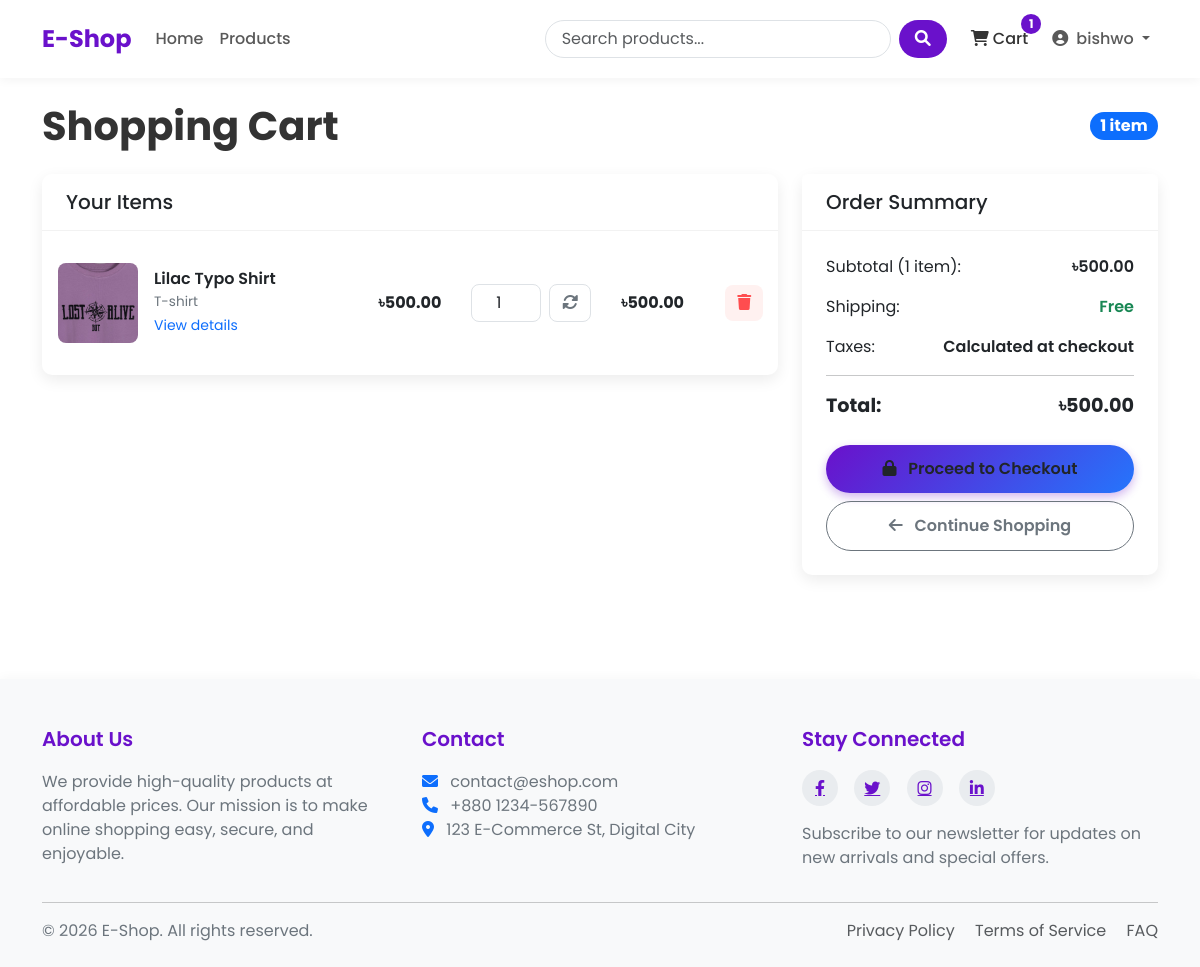
The app's page /cart/ (signed in) with its own data.
### shop/models.py (models this page shows, shortened)
class Cart(models.Model):
    user = models.OneToOneField(User,on_delete= models.CASCADE)
    created_at = models.DateTimeField(auto_now_add=True)
    updated_at = models.DateTimeField(auto_now=True)
    def get_total_price(self):
        return sum(item.get_cost() for item in self.items.all()) #Confusion ache ekhane
    def get_total_items(self):
        return sum(item.quantity for item in self.items.all())

class CartItem(models.Model):
    cart = models.ForeignKey(Cart, on_delete=models.CASCADE, related_name='items')
    product = models.ForeignKey(Product, on_delete=models.CASCADE)
    quantity = models.PositiveBigIntegerField(default=1)
    def get_cost(self):
        return self.quantity * self.product.price

class Product(models.Model):
    name = models.CharField(max_length=100)
    slug = models.SlugField(max_length=200, unique= True)
    category = models.ForeignKey(Category,on_delete= models.CASCADE, related_name= 'products')
    description = models.TextField()
    price = models.DecimalField(max_digits=100, decimal_places=2)
    stock = models.PositiveBigIntegerField(default=1)
    available = models.BooleanField(default=1)
    created_at = models.DateTimeField(auto_now_add=True)
    updated_at = models.DateTimeField(auto_now=True)
    image = models.ImageField(upload_to='products/%Y/%m/%d') #products/date

class Category(models.Model):
    name = models.CharField(max_length=200)
    slug = models.SlugField(max_length=200, unique = True)
    description = models.TextField(blank=True)
    class Meta():
        verbose_name_plural = 'Categories'

### shop/views.py (the view)
# urls.py: path('cart/', views.cart_detail, name='cart_detail'),
@login_required
def cart_detail(request):
    try:
        cart = models.Cart.objects.get(user = request.user)
    except models.Cart.DoesNotExist:
        cart = models.Cart.objects.create(user = request.user)
    return render(request,'shop/cart.html', {'cart': cart})

### shop/context_processors.py (called while the page is built)
def cart_items_count(request):
    if request.user.is_authenticated:
        try:
            cart = Cart.objects.get(user = request.user)
            return{'cart_items_count' : cart.get_total_items}
        except Cart.DoesNotExist:
            {'cart_items_count' : 0}
    return{'cart_items_count' : 0}

### templates/shop/cart.html (shortened to what this page needs)
{% extends 'base.html' %}
{% block content %}
<div class="cart-header">
    <h1 class="cart-title">Shopping Cart</h1>
    {% if cart.items.all %}
    <span class="badge bg-primary rounded-pill fs-6">{{ cart.get_total_items }} item{{ cart.get_total_items|pluralize }}</span>
    {% endif %}
</div>
{% if cart.items.all %}
<div class="row">
    <div class="col-lg-8">
        <div class="cart-card card">
            <div class="card-header">
                <h5 class="mb-0">Your Items</h5>
            </div>
            <div class="card-body">
                {% for item in cart.items.all %}
                <div class="cart-item row align-items-center">
                    <div class="col-md-5">
                        <div class="d-flex align-items-center">
                            {% if item.product.image %}
                            <div class="cart-item-image me-3">
                                <img src="{{ item.product.image.url }}" alt="{{ item.product.name }}"
                                     class="img-fluid">
                            </div>
                            {% else %}
                            <div class="bg-light text-center cart-item-image me-3 d-flex justify-content-center align-items-center">
                                <i class="fas fa-image fa-2x text-muted"></i>
                            </div>
                            {% endif %}
                            <div>
                                <h6 class="cart-item-title">{{ item.product.name }}</h6>
                                <div class="cart-item-category">{{ item.product.category.name }}</div>
                                <a href="{% url 'product_detail' item.product.slug %}" class="text-decoration-none">
                                    <small class="text-primary">View details</small>
                                </a>
                            </div>
                        </div>
                    </div>
                    <div class="col-md-2 text-center">
                        <div class="fw-bold">৳{{ item.product.price }}</div>
                    </div>
                    <div class="col-md-2">
                        <form action="{% url 'cart_update' item.product.id %}" method="post" class="d-flex align-items-center justify-content-center">
                            <input type="number" name="quantity" class="form-control cart-quantity-input"
                                   value="{{ item.quantity }}" min="1" max="{{ item.product.stock }}">
                            <button type="submit" class="cart-update-btn ms-2">
                                <i class="fas fa-sync-alt"></i>
                            </button>
                        </form>
                    </div>
                    <div class="col-md-2 text-center">
                        <div class="fw-bold">৳{{ item.get_cost }}</div>
                    </div>
                    <div class="col-md-1 text-end">
                        <form action="{% url 'cart_remove' item.product.id %}" method="post">
                            <button type="submit" class="cart-remove-btn">
                                <i class="fas fa-trash"></i>
                            </button>
                        </form>
                    </div>
                </div>
                {% endfor %}
            </div>
        </div>
    </div>
    <div class="col-lg-4">
        <div class="summary-card card">
            <div class="card-header">
                <h5 class="mb-0">Order Summary</h5>
            </div>
            <div class="card-body">
                <div class="summary-item">
                    <span>Subtotal ({{ cart.get_total_items }} item{{ cart.get_total_items|pluralize }}):</span>
                    <span class="summary-value">৳{{ cart.get_total_price }}</span>
                </div>
                <div class="summary-item">
                    <span>Shipping:</span>
                    <span class="summary-value text-success">Free</span>
                </div>
                <div class="summary-item">
                    <span>Taxes:</span>
                    <span class="summary-value">Calculated at checkout</span>
                </div>
                <hr>
                <div class="summary-item mb-4">
                    <span class="summary-total">Total:</span>
                    <span class="summary-total">৳{{ cart.get_total_price }}</span>
                </div>
                <div class="d-grid gap-2">
                    <a href="{% url 'checkout' %}" class="btn checkout-btn">
                        <i class="fas fa-lock me-2"></i> Proceed to Checkout
                    </a>
                    <a href="{% url 'product_list' %}" class="btn btn-outline-secondary continue-btn">
                        <i class="fas fa-arrow-left me-2"></i> Continue Shopping
                    </a>
                </div>
            </div>
        </div>
    </div>
</div>
{% endif %}
{% endblock %}

### templates/base.html (shortened to what this page needs)
<!DOCTYPE html>
<html lang="en">
<head>
    <link href="https://cdn.jsdelivr.net/npm/bootstrap@5.3.0/dist/css/bootstrap.min.css" rel="stylesheet">
    <link rel="stylesheet" href="https://cdnjs.cloudflare.com/ajax/libs/font-awesome/6.0.0/css/all.min.css">
    {% load static %}
</head>
<body>
    <header>
        <nav class="navbar navbar-expand-lg navbar-light bg-white">
            <div class="container">
                <a class="navbar-brand" href="{% url 'home' %}">E-Shop</a>
                <div class="collapse navbar-collapse" id="navbarNav">
                    <ul class="navbar-nav me-auto mb-2 mb-lg-0">
                        <li class="nav-item {% if request.path == '/' %}active{% endif %}">
                            <a class="nav-link" href="{% url 'home' %}">Home</a>
                        </li>
                        <li class="nav-item {% if '/products/' in request.path %}active{% endif %}">
                            <a class="nav-link" href="{% url 'product_list' %}">Products</a>
                        </li>
                    </ul>
                    <form class="d-flex search-box me-3" action="{% url 'product_list' %}" method="get">
                        <input class="form-control search-input me-2" type="search" name="search" placeholder="Search products..." aria-label="Search">
                        <button class="btn search-btn" type="submit">
                            <i class="fas fa-search"></i>
                        </button>
                    </form>
                    <ul class="navbar-nav">
                        <li class="nav-item me-2">
                            <a class="nav-link cart-btn" href="{% url 'cart_detail' %}">
                                <i class="fas fa-shopping-cart"></i> Cart
                                {% if cart_items_count %}
                                    <span class="badge rounded-pill cart-badge">{{ cart_items_count }}</span>
                                {% endif %}
                            </a>
                        </li>
                        {% if user.is_authenticated %}
                            <li class="nav-item dropdown">
                                <a class="nav-link dropdown-toggle" href="#" id="navbarDropdown" role="button"
                                   data-bs-toggle="dropdown" aria-expanded="false">
                                    <i class="fas fa-user-circle me-1"></i> {{ user.username }}
                                </a>
                            </li>
                        {% endif %}
                    </ul>
                </div>
            </div>
        </nav>
    </header>
    <main class="container my-4">
        {% block content %}{% endblock %}
    </main>
    <footer>
        <div class="container">
            <div class="row">
                <div class="col-md-4 mb-4 mb-md-0">
                    <h5>About Us</h5>
                    <p>We provide high-quality products at affordable prices. Our mission is to make online shopping easy, secure, and enjoyable.</p>
                </div>
                <div class="col-md-4 mb-4 mb-md-0">
                    <h5>Contact</h5>
                    <p>
                        <i class="fas fa-envelope me-2 text-primary"></i> contact@eshop.com<br>
                        <i class="fas fa-phone me-2 text-primary"></i> +880 1234-567890<br>
                        <i class="fas fa-map-marker-alt me-2 text-primary"></i> 123 E-Commerce St, Digital City
                    </p>
                </div>
                <div class="col-md-4">
                    <h5>Stay Connected</h5>
                    <div class="social-icons mb-3">
                        <a href="#"><i class="fab fa-facebook-f"></i></a>
                        <a href="#"><i class="fab fa-twitter"></i></a>
                        <a href="#"><i class="fab fa-instagram"></i></a>
                        <a href="#"><i class="fab fa-linkedin-in"></i></a>
                    </div>
                    <p>Subscribe to our newsletter for updates on new arrivals and special offers.</p>
                </div>
            </div>
            <hr>
            <div class="row mt-3">
                <div class="col-md-6 mb-2 mb-md-0">
                    <p class="mb-0">&copy; {% now "Y" %} E-Shop. All rights reserved.</p>
                </div>
                <div class="col-md-6 text-md-end">
                    <p class="mb-0">
                        <a href="#" class="text-decoration-none me-3 text-muted">Privacy Policy</a>
                        <a href="#" class="text-decoration-none me-3 text-muted">Terms of Service</a>
                        <a href="#" class="text-decoration-none text-muted">FAQ</a>
                    </p>
                </div>
            </div>
        </div>
    </footer>
</body>
</html>

### templates/shop/cart.html (style rules this page uses)
.cart-header { display: flex; justify-content: space-between; align-items: center; margin-bottom: 1.5rem; }
.cart-title { font-weight: 700; color: var(--text-color); margin-bottom: 0; }
.cart-card { border: none; border-radius: var(--border-radius); box-shadow: var(--box-shadow); overflow: hidden; margin-bottom: 1.5rem; }
.cart-card .card-header { background-color: white; border-bottom: 1px solid rgba(0,0,0,0.05); padding: 1rem 1.5rem; }
.cart-item { padding: 1rem 0; border-bottom: 1px solid rgba(0,0,0,0.05); }
.cart-item:last-child { border-bottom: none; }
.cart-item-image { width: 80px; height: 80px; object-fit: cover; border-radius: 8px; overflow: hidden; }
.cart-item-title { font-weight: 600; font-size: 1rem; margin-bottom: 0.25rem; }
.cart-item-category { color: var(--text-light); font-size: 0.85rem; }
.cart-quantity-input { width: 70px; text-align: center; border-radius: 8px; border: 1px solid #dee2e6; }
.cart-update-btn { background-color: white; border: 1px solid #dee2e6; color: var(--text-light); border-radius: 8px; padding: 0.375rem 0.75rem; transition: all 0.2s; }
.cart-remove-btn { background-color: #fff1f0; color: #ff4d4f; border: none; border-radius: 8px; padding: 0.375rem 0.75rem; transition: all 0.2s; }
.summary-card { border: none; border-radius: var(--border-radius); box-shadow: var(--box-shadow); position: sticky; top: 20px; }
.summary-card .card-header { background-color: white; border-bottom: 1px solid rgba(0,0,0,0.05); padding: 1rem 1.5rem; }
.summary-card .card-body { padding: 1.5rem; }
.summary-item { display: flex; justify-content: space-between; margin-bottom: 1rem; }
.summary-value { font-weight: 600; }
.summary-total { font-size: 1.2rem; font-weight: 700; }
.checkout-btn { background: linear-gradient(135deg, var(--primary-color) 0%, var(--secondary-color) 100%); border: none; border-radius: 50px; padding: 0.75rem 1.5rem; font-weight: 600; transition: all 0.3s; box-shadow: 0 4px 10px rgba(106, 17, 203, 0.3); }
.continue-btn { border-radius: 50px; padding: 0.75rem 1.5rem; font-weight: 600; }

### templates/base.html (style rules this page uses)
:root { --primary-color: #6a11cb; --primary-dark: #5a0cb8; --primary-light: #7c4ddb; --secondary-color: #2575fc; --text-color: #333333; --text-light: #6c757d; --bg-light: #f8f9fa; --border-radius: 10px; --box-shadow: 0 5px 15px rgba(0,0,0,0.08); }
body { font-family: 'Poppins', sans-serif; color: var(--text-color); display: flex; flex-direction: column; min-height: 100vh; }
main { flex: 1; }
.navbar { padding: 1rem 0; box-shadow: 0 2px 10px rgba(0,0,0,0.05); }
.navbar-brand { font-weight: 700; font-size: 1.5rem; color: var(--primary-color); }
.nav-link { font-weight: 500; padding: 0.5rem 1rem; transition: all 0.3s ease; }
.search-box { position: relative; }
.search-input { border-radius: 50px; padding-left: 1rem; border: 1px solid #dee2e6; transition: all 0.3s ease; }
.search-btn { border-radius: 50px; background-color: var(--primary-color); color: white; padding: 0.375rem 1rem; border: none; }
.cart-btn { position: relative; padding: 0.5rem 1rem; color: var(--text-color); transition: all 0.3s ease; }
.cart-badge { position: absolute; top: 0; right: 0; transform: translate(25%, -25%); background-color: var(--primary-color); }
footer { background-color: var(--bg-light); padding: 3rem 0 1.5rem; margin-top: 5rem; box-shadow: 0 -2px 10px rgba(0,0,0,0.03); }
footer h5 { font-weight: 600; margin-bottom: 1.2rem; color: var(--primary-color); }
footer p { color: var(--text-light); }
.social-icons a { display: inline-flex; align-items: center; justify-content: center; width: 36px; height: 36px; background-color: #e9ecef; color: var(--primary-color); border-radius: 50%; margin-right: 0.75rem; transition: all 0.3s ease; }

### records on screen
Cart: id.quantity "1", get_total_items "1", get_total_price "500.00"
CartItem: product.image (picture), product.name "Lilac Typo Shirt", product.category.name "T-shirt", product.price "500.00", quantity "1", get_cost "500.00"

### other values on screen
{{ user.username }} "bishwo"
